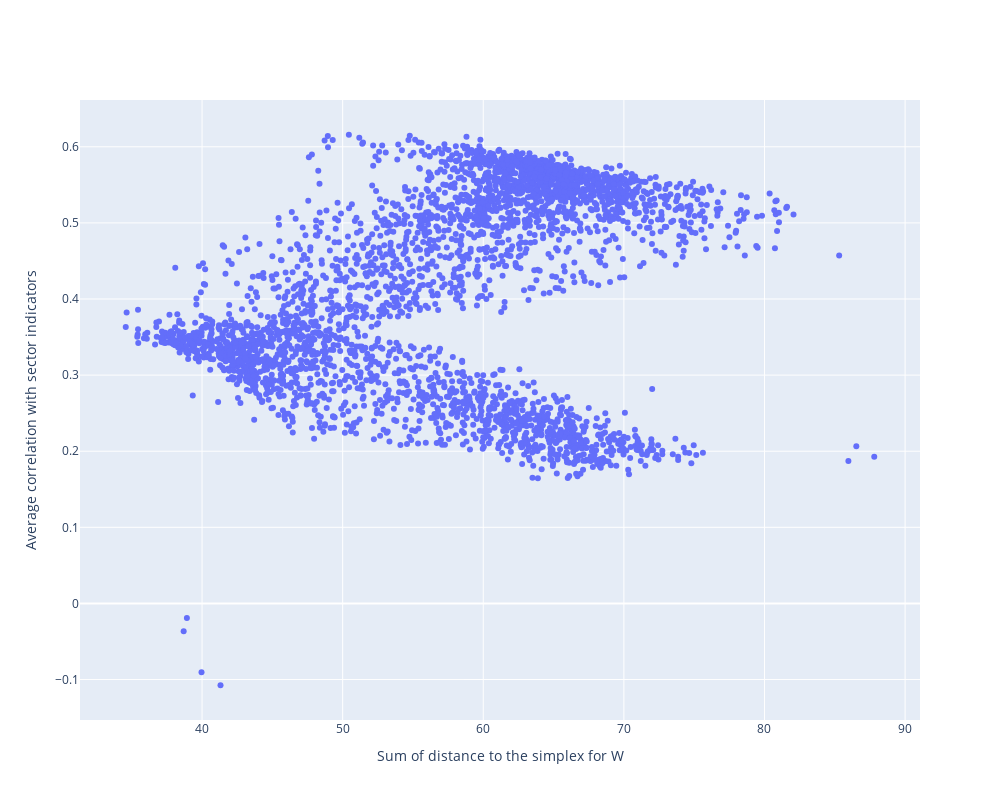

The notebook cell saved with this chart:
### Code cell
# Create a scatter plot
fig = go.Figure(
    data=go.Scatter(
        x=W_sum_dist_simplex,
        y=corr_indic,
        mode='markers',
        hoverinfo='text',
        text=[f'Index: {i}' for i in range(len(W_sum_dist_simplex))]
        )
    )
# Add labels and title
fig.update_layout(
    xaxis_title='Sum of distance to the simplex for W',
    yaxis_title='Average correlation with sector indicators',
    height=800,
    width=1000
)

### Figure 1 — Plotly figure (JSON) as saved in the notebook; plotly's stock layout.template omitted (floating-point values rounded to 4 significant figures; data arrays with more than 128 entries replaced by an {"elided": "..."} marker saying what was removed)
{"data": [{"hoverinfo": "text", "mode": "markers", "text": {"elided": "3475 str values"}, "type": "scatter", "x": {"elided": "3475 float values"}, "y": {"elided": "3475 float values"}}], "layout": {"height": 800, "width": 1000, "xaxis": {"title": {"text": "Sum of distance to the simplex for W"}}, "yaxis": {"title": {"text": "Average correlation with sector indicators"}}}}
